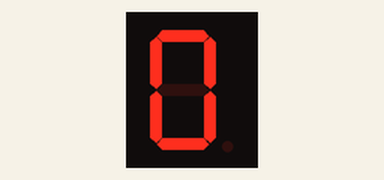
Recording of a sketch running on a simulated Arduino Uno, built with avr-gcc and run on an emulated ATmega328P. Shown: 1-digit seven-segment display. Wiring (inferred from the names in the program): 1-digit 7-segment display, segments lit when HIGH: segments pin 2, pin 3, pin 4, pin 5, pin 6, pin 7, pin 8. The segment pins are drawn as the display they are named for.

Above: at 0.1 s.
At 12.1 s:
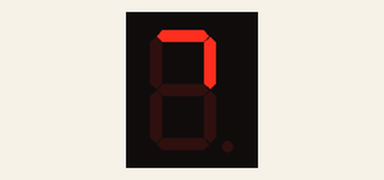
At 16.1 s:
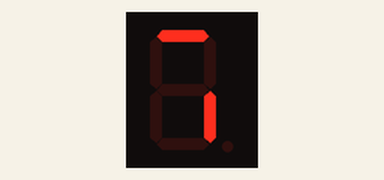
At 22.1 s:
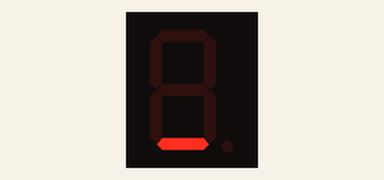
At 29.1 s:
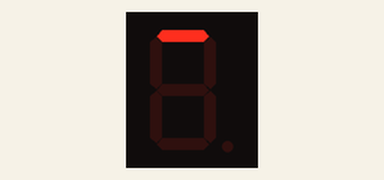
At 36.1 s:
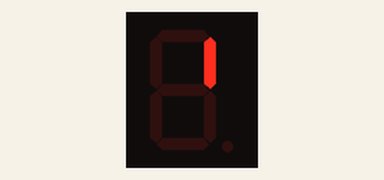

Measured:
- what the display in image 1 shows lasts 1.0 s, from 12.0 s to 13.0 s

The sketch:

Test7Seg.ino
```cpp
// Pines digitales usados Arduino para encender
// los correspondientes segmentos LED del display
#define A 2
#define B 3
#define C 4
#define D 5
#define E 6
#define F 7
#define G 8

// Pines para A B C D E F G, en secuencia
// se pueden usar los que más interesen
const int segs[7] = { A, B, C, D, E, F, G};

int cnt=0;

// Segments that make each number
const byte numbers[10] = {
  0b0111111,    // 0 en 7seg
  0b0000110,    // 0 en 7seg
  0b1011011,
  0b1001111,
  0b1100110,
  0b1101101,
  0b1111101,
  0b0000111,
  0b1111111,
  0b1101111};

void setup() {
   pinMode(A, OUTPUT);
   pinMode(B, OUTPUT);
   pinMode(C, OUTPUT);
   pinMode(D, OUTPUT);
   pinMode(E, OUTPUT);
   pinMode(F, OUTPUT);
   pinMode(G, OUTPUT);

}

void loop() {

 lightSegments(decoBCD7seg(cnt++));
 delay(1000);
}

byte decoBCD7seg(int number){
  return numbers[number];
}

void lightSegments(byte number)
 {
  for (int i = 0; i < 7; i++)
   {
    int bit = bitRead(number, i);
    digitalWrite(segs[i], bit);
   }
 }
```
